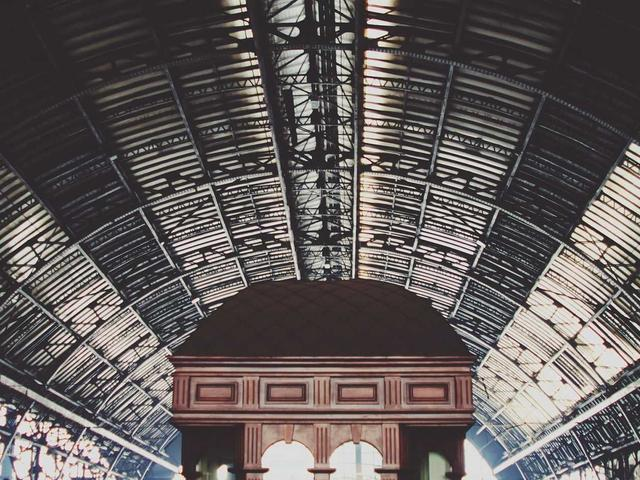
#> input picture 030_request_log_histograms/exerciser_samples/exer_004.jpg, 640 x 480 px
$ python -i histogram.py   (imports and definitions only)
#> lines starting #> are read from the running program, lines starting #| are printed output that depends on the picture
"""Histograma e CDF universais; desenho com Pillow."""

from __future__ import annotations

from collections.abc import Sequence

from PIL import Image, ImageDraw
from PIL.Image import Image as PILImage

DEFAULT_BINS = 256
CHANNEL_INDEX = {"L": None, "R": 0, "G": 1, "B": 2}


def extract_channel(image: PILImage, channel: str) -> PILImage:
    """Devolve um canal em modo L (`L`/`R`/`G`/`B`)."""
    if channel == "L":
        return image.convert("L")
    rgb = image.convert("RGB")
    return rgb.getchannel(CHANNEL_INDEX[channel])


def rebin_counts(counts: Sequence[int], bins: int) -> list[int]:
    """Reagrupa contagens para um número arbitrário de bins."""
    source = list(counts)
    source_bins = len(source)
    if bins == source_bins:
        return source
    out = [0] * bins
    for i, value in enumerate(source):
        out[min(bins - 1, (i * bins) // source_bins)] += int(value)
    return out


def compute_histogram(
    image: PILImage,
    channel: str = "L",
    bins: int = DEFAULT_BINS,
) -> list[int]:
    """Histograma de um canal; `bins` controla a resolução."""
    counts = list(extract_channel(image, channel).histogram())
    return rebin_counts(counts, bins)


def cumulative_distribution(counts: Sequence[int]) -> list[float]:
    """CDF normalizada em [0, 1] a partir das contagens do histograma."""
    total = sum(counts)
    running = 0
    cdf: list[float] = []
    for value in counts:
        running += int(value)
        cdf.append(running / total)
    return cdf


def histogram_with_cdf(
    image: PILImage,
    channel: str = "L",
    bins: int = DEFAULT_BINS,
) -> dict:
    """Pacote didático: contagens + CDF para os mesmos parâmetros."""
    counts = compute_histogram(image, channel=channel, bins=bins)
    return {
        "channel": channel,
        "bins": bins,
        "counts": counts,
        "cdf": cumulative_distribution(counts),
    }


def draw_histogram(
    counts: Sequence[int],
    *,
    cdf: Sequence[float] | None = None,
    width: int = 640,
    height: int = 360,
    bar_color: tuple[int, int, int] = (40, 40, 40),
    cdf_color: tuple[int, int, int] = (200, 40, 40),
    background: tuple[int, int, int] = (245, 245, 245),
) -> PILImage:
    """Desenha barras do histograma e, se dado, a curva da CDF."""
    image = Image.new("RGB", (width, height), background)
    draw = ImageDraw.Draw(image)
    n = len(counts)
    peak = max(counts)
    margin = 8
    plot_w = width - 2 * margin
    plot_h = height - 2 * margin

    for i, value in enumerate(counts):
        x0 = margin + (i * plot_w) // n
        x1 = margin + ((i + 1) * plot_w) // n
        bar_h = 0 if peak == 0 else int((value / peak) * (plot_h - 1))
        y1 = margin + plot_h
        y0 = y1 - bar_h
        draw.rectangle([x0, y0, max(x0, x1 - 1), y1], fill=bar_color)

    if cdf is not None:
        points: list[tuple[int, int]] = []
        for i, value in enumerate(cdf):
            x = margin + (i * plot_w) // max(1, len(cdf) - 1) if len(cdf) > 1 else margin
            y = margin + plot_h - int(value * (plot_h - 1))
            points.append((x, y))
        if len(points) >= 2:
            draw.line(points, fill=cdf_color, width=2)

    return image

>>> from PIL import Image
>>> picture = Image.open('exerciser_samples/exer_004.jpg')
#> picture is the input picture: PIL image 640x480 RGB; mean R, G, B 98.4, 91.9, 90.7
>>> result = histogram_with_cdf(picture)
#> in extract_channel, `return image.convert("L")`:
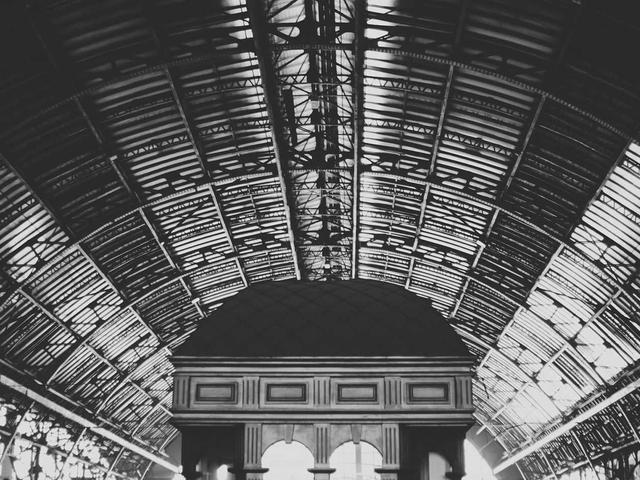
#> returned value: PIL image 640x480 L; min 0, max 254, mean 93.7
#> in compute_histogram, `counts = list(extract_channel(image, channel).histogram())`: counts = 256 values, max 24038 at index 42, min 0 at index 255, mean 1200
#> in rebin_counts, `source = list(counts)`: source has the same summary as counts in compute_histogram
#> in rebin_counts, `source_bins = len(source)`: source_bins = 256
#> in cumulative_distribution, `total = sum(counts)`: total = 307200
#> the loop in cumulative_distribution, `for value in counts:` made 256 passes
#> (value, running) on passes 2, 3, 5: (3, 4), (4, 8), (3, 14)
#> after the loop in cumulative_distribution, `for value in counts:`: cdf = 256 values from 3.26e-06 to 1; running = 307200
#> result = 4 items

$ run again, on 030_request_log_histograms/exerciser_samples/exer_006.jpg
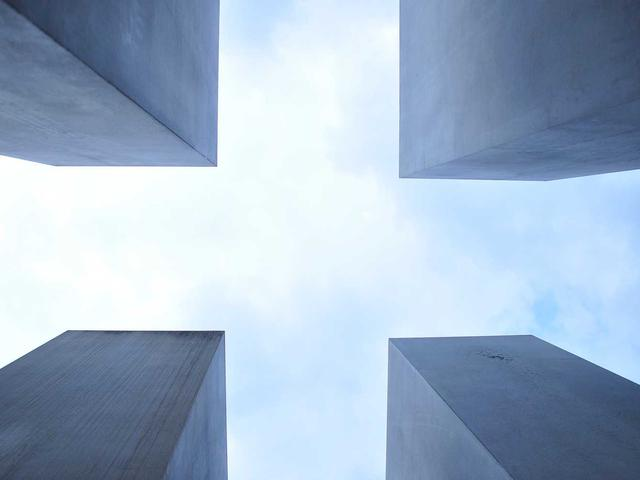
#> input picture 030_request_log_histograms/exerciser_samples/exer_006.jpg, 640 x 480 px
#> picture is the input picture: PIL image 640x480 RGB; mean R, G, B 162.3, 181.6, 203.6
#> in extract_channel, `return image.convert("L")`:
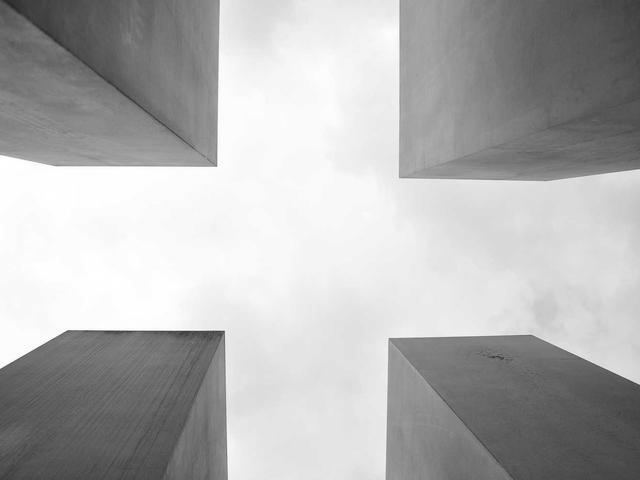
#> returned value: PIL image 640x480 L; min 39, max 255, mean 178.3
#> in compute_histogram, `counts = list(extract_channel(image, channel).histogram())`: counts = 256 values, max 13465 at index 250, min 0 at index 0, mean 1200
#> source has the same summary as counts in compute_histogram
#> source_bins = 256
#> total = 307200
#> the loop in cumulative_distribution, `for value in counts:` made 256 passes
#> (value, running) on passes 2 to 4: (0, 0), (0, 0), (0, 0)
#> after the loop in cumulative_distribution, `for value in counts:`: cdf = 256 values from 0 to 1; running = 307200
#> result = 4 items

$ run again, on 030_request_log_histograms/exerciser_samples/exer_008.jpg
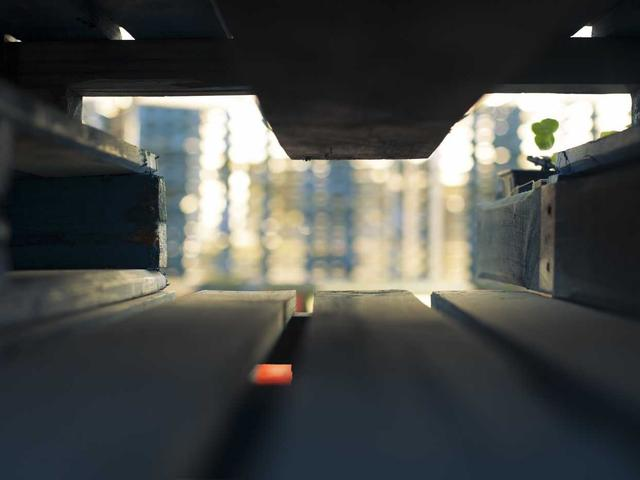
#> input picture 030_request_log_histograms/exerciser_samples/exer_008.jpg, 640 x 480 px
#> picture is the input picture: PIL image 640x480 RGB; mean R, G, B 71.9, 74, 71.7
#> in extract_channel, `return image.convert("L")`:
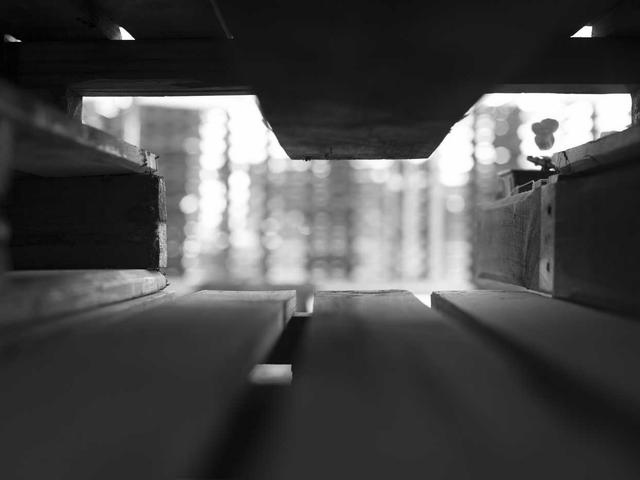
#> returned value: PIL image 640x480 L; min 0, max 255, mean 73.1
#> in compute_histogram, `counts = list(extract_channel(image, channel).histogram())`: counts = 256 values, max 22896 at index 46, min 26 at index 0, mean 1200
#> source has the same summary as counts in compute_histogram
#> source_bins = 256
#> total = 307200
#> the loop in cumulative_distribution, `for value in counts:` made 256 passes
#> (value, running) on passes 1 to 3: (26, 26), (54, 80), (93, 173)
#> after the loop in cumulative_distribution, `for value in counts:`: cdf = 256 values from 8.46e-05 to 1; running = 307200
#> result = 4 items
